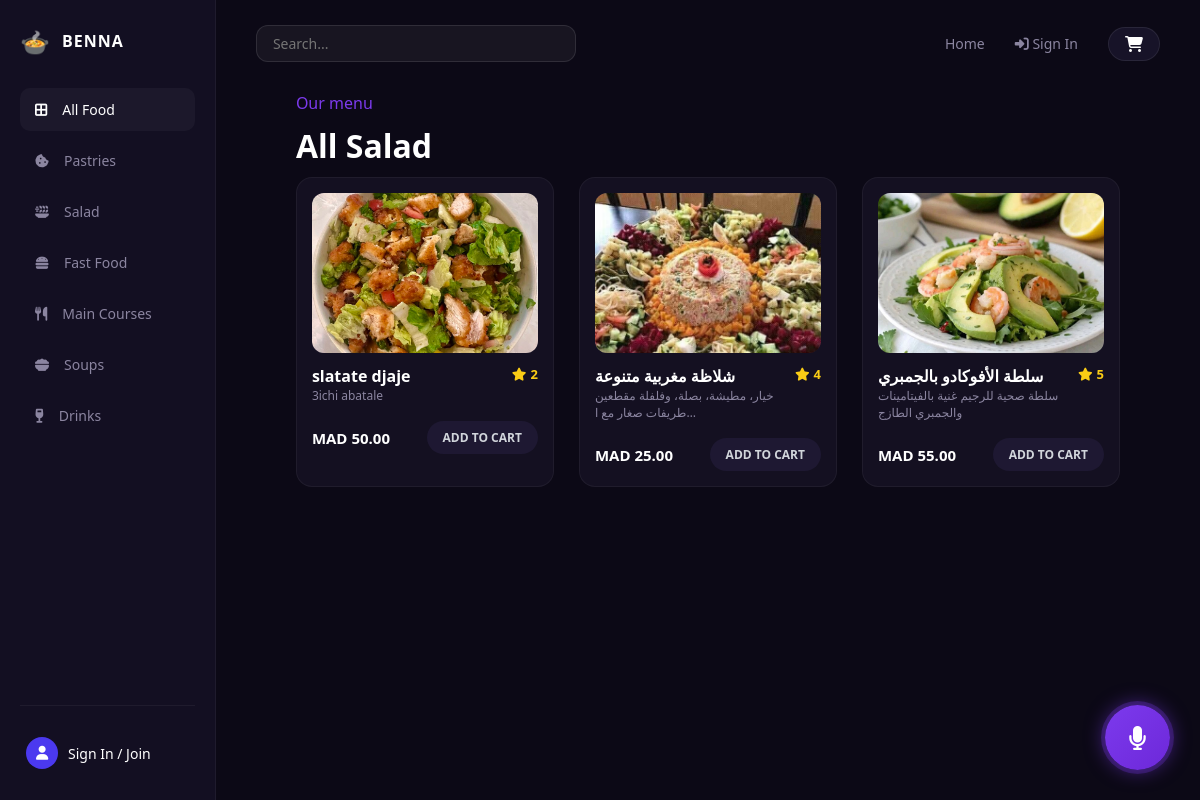
The page /salad/ on the database its author committed.
### product/models.py (models this page shows, shortened)
class FoodItem(models.Model):
  choice = [
      ('Pastries','Pastries'),
      ('Salad','Salad'),
      ('Fast Food','Fast Food'),
      ('Main courses', 'Main courses'),
      ('Soups','Soups'),
      ('Drinks','Drinks'),
  ]
  category = models.CharField(max_length=100, choices=choice)
  name = models.CharField(max_length=200)
  description = models.TextField(blank=True, null=True)
  price = models.DecimalField(max_digits=6, decimal_places=2)
  image = models.ImageField(upload_to='food_images/', blank=True, null=True)
  image2 = models.ImageField(upload_to='food_images/', blank=True, null=True)
  image3 = models.ImageField(upload_to='food_images/', blank=True, null=True)
  image4 = models.ImageField(upload_to='food_images/', blank=True, null=True)
  rating = models.PositiveIntegerField(default=5)
  reviews_count = models.PositiveIntegerField(default=128)
  is_chef_special = models.BooleanField(default=False)

### product/views.py (the view)
# urls.py: path('salad/', views.salad, name='salad'),
def salad(request):
    query = request.GET.get('q')
    if query:
        data = FoodItem.objects.filter(
            Q(category='Salad') &
            (Q(name__icontains=query) | Q(description__icontains=query))
        )
    else:
        data = FoodItem.objects.filter(category='Salad')
    context = {'data': data, 'query': query}
    return render(request, 'pages/salad.html', context)

### orders/context_processors.py (called while the page is built)
def cart_unseen_count(request):
    if request.user.is_authenticated:
        count = Order.objects.filter(user=request.user, is_seen=False).count()
        return {'unseen_orders_count': count}
    return {'unseen_orders_count': 0}

### templates/pages/salad.html
{% extends 'pages/all.html' %}
{% block more %}
<h1 style="padding:0 0 10px 0;">All Salad</h1>
{% endblock more %}

### templates/pages/all.html
{% extends 'base.html' %}
{% load static %}
{% block content %}
<div class="content-body">
    <p style="color:#7c3aed;padding:5px 0 10px 0;">Our menu</p>
    {% block more %}
    {% endblock more %}
    <div class="food-grid">
        {% for x in data %}
        <div class="food-card">
            <a href="{% url 'product_detail' x.id %}" class="food-img-container">
                {% if x.image %}
                    <img src="{{ x.image.url }}" alt="{{ x.name }}">
                {% else %}
                    <img src="{% static 'images/default.png' %}" alt="{{ x.name }}">
                {% endif %}
            </a>
            <div class="food-info">
                <div>
                    <a href="{% url 'product_detail' x.id %}" style="text-decoration: none; color: inherit;">
                        <div class="food-title">{{ x.name }}</div>
                    </a>
                    <div class="food-desc">{{ x.description|truncatechars:50 }}</div>
                </div>
                <div class="food-rating"><i class="fa-solid fa-star"></i> {{ x.rating }}</div>
            </div>
            <div class="food-footer">
                <div class="food-price">MAD {{ x.price }}</div>
                {% if request.user.is_authenticated %}
                    <button class="add-to-cart-btn" type="button" onclick="openCartModal('{{ x.id }}')">
                        ADD TO CART
                    </button>
                {% else %}
                    <a href="{% url 'login' %}?next={{ request.path }}" class="add-to-cart-btn" style="text-decoration: none; display: inline-block; text-align: center;">
                        ADD TO CART
                    </a>
                {% endif %}
            </div>
        </div>
        {% empty %}
            <div class="no-data" style="grid-column: 1 / -1; text-align: center; padding: 40px;">
                <p>No Dishes Available Here Yet!</p>
            </div>
        {% endfor %}
    </div>
</div>
{% endblock content %}

### project/static/css/style.css (style rules this page uses)
* { margin: 0; padding: 0; box-sizing: border-box; font-family: 'Segoe UI', Tahoma, Geneva, Verdana, sans-serif; }
body { background-color: #0c0916; color: #ffffff; display: flex; height: 100vh; overflow: hidden; }
.content-body { padding: 0 40px 40px 40px; }
.food-grid { display: grid; grid-template-columns: repeat(3, 1fr); gap: 25px; }
.food-card { background-color: #141021; border: 1px solid rgba(255, 255, 255, 0.05); border-radius: 16px; overflow: hidden; padding: 15px; display: flex; flex-direction: column; gap: 12px; transition: transform 0.2s; }
.food-img-container { width: 100%; height: 160px; border-radius: 12px; overflow: hidden; background-color: #1e1832; }
.food-img-container img { width: 100%; height: 100%; object-fit: cover; }
.food-info { display: flex; justify-content: space-between; align-items: flex-start; }
.food-title { font-size: 16px; font-weight: 600; color: white; }
.food-rating { display: flex; align-items: center; gap: 4px; font-size: 13px; color: #facc15; font-weight: 600; }
.food-desc { font-size: 12px; color: #8b85a0; }
.food-footer { display: flex; justify-content: space-between; align-items: center; margin-top: 5px; }
.food-price { font-size: 15px; font-weight: bold; color: white; }
.add-to-cart-btn { background-color: #1e1832; color: #d1d5db; border: none; padding: 8px 16px; border-radius: 20px; font-size: 12px; font-weight: 600; cursor: pointer; transition: 0.2s; }

### rows shown on the page
FoodItem: image (picture), name "slatate djaje", description "3ichi abatale", rating "2", price "50.00"
FoodItem: image (picture), name "شلاظة مغربية متنوعة", description "خيار، مطيشة، بصلة، وفلفلة مقطعين طريفات صغار مع ا…", rating "4", price "25.00"
FoodItem: image (picture), name "سلطة الأفوكادو بالجمبري", description "سلطة صحية للرجيم غنية بالفيتامينات والجمبري الطازج", rating "5", price "55.00"
